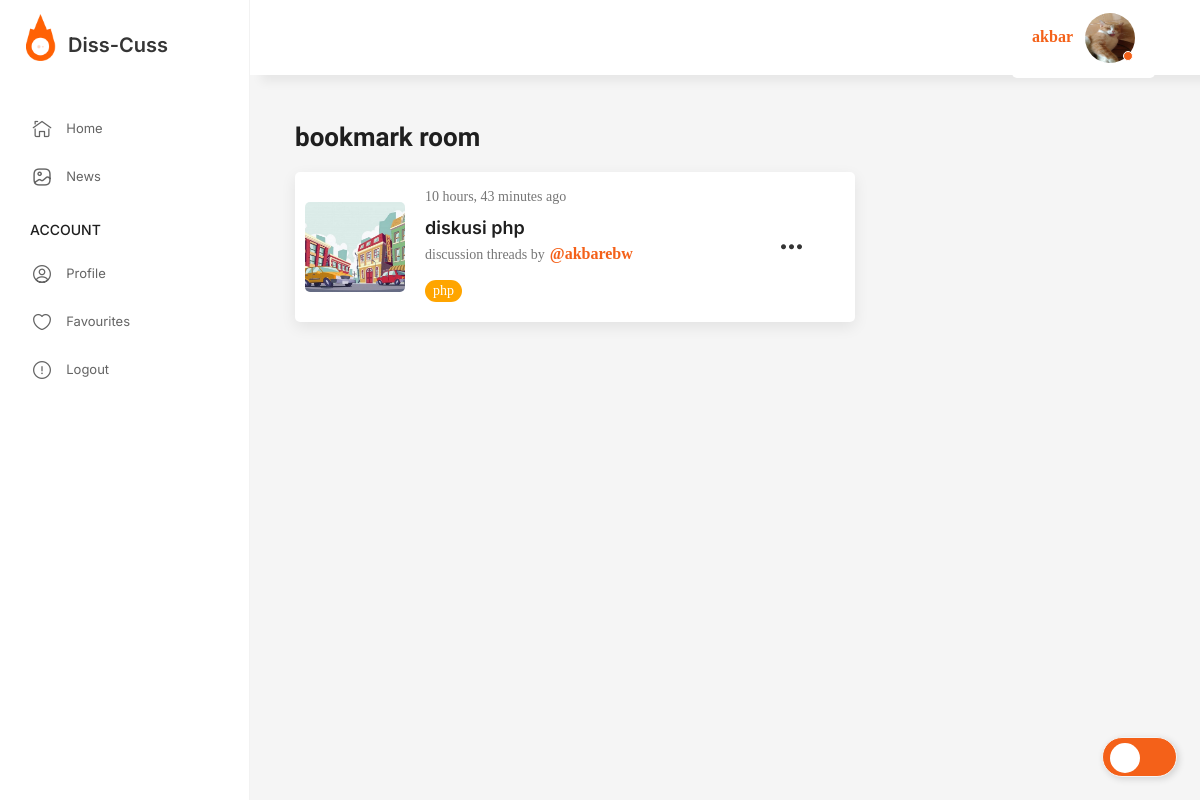
The page /bookmarked/ (signed in) on the database its author committed.
### base/models.py (models this page shows, shortened)
class User(AbstractUser):
    name = models.CharField(max_length=200, null=True)
    email = models.EmailField(unique=True, null=True)
    bio = models.TextField(null=True)
    avatar = models.ImageField(null=True, default="foto.jpg")
    USERNAME_FIELD = 'email'
    REQUIRED_FIELDS = ['username']

class Bookmark(models.Model):
    user = models.ForeignKey(User, on_delete=models.CASCADE)
    room = models.ForeignKey(Room, on_delete=models.CASCADE, null=True, blank=True)
    news = models.ForeignKey(News, on_delete=models.CASCADE, null=True, blank=True)

class Room(models.Model):
    host = models.ForeignKey(User, on_delete=models.SET_NULL, null=True)
    topic = models.ForeignKey(Topic, on_delete=models.SET_NULL, null=True)
    name = models.CharField(max_length=200)
    description = models.TextField(null=True, blank=True)
    participants = models.ManyToManyField(User, related_name='participants', blank=True)
    updated = models.DateTimeField(auto_now=True)
    created = models.DateTimeField(auto_now_add=True)
    class Meta:
        ordering = ['-updated', '-created']

class Topic(models.Model):
    name = models.CharField(max_length=200)

### base/views.py (the view)
# urls.py: path('bookmarked/', views.bookmarked_items, name='bookmarked_items'),
def bookmarked_items(request):
    user = request.user
    bookmarked_rooms = Bookmark.objects.filter(user=user, room__isnull=False)
    bookmarked_news = Bookmark.objects.filter(user=user, news__isnull=False)
    context = {
        'bookmarked_rooms': bookmarked_rooms,
        'bookmarked_news': bookmarked_news,
    }
    return render(request, 'base/pages/bookmarked_items.html', context)

### base/templates/base/pages/bookmarked_items.html
{% extends 'main.html' %}
{% block content %}
    <main class="page-main">
        <div class="uk-grid" data-uk-grid>
            <div class="uk-width-2-3@l">
                <h3 class="uk-text-lead">bookmark room</h3>
                {% for room in bookmarked_rooms %}
                    <div class="game-card --horizontal --small">
                        <div class="game-card --horizontal --small">
                            <div class="game-card__box">
                                <div class="game-card__media">
                                    <a href="{% url 'user-profile' room.room.host.id %}"
                                    ><img src="{{ room.room.host.avatar.url }}" alt="Game Name"
                                    /></a>
                                </div>
                                <div class="game-card__info">
                                    <div class="game-card__discussion">
                                        {{ room.room.created|timesince }} ago
                                    </div>
                                    <a class="game-card__title" href="{% url 'room' room.room_id %}">
                                        {{ room.room.name }}</a
                                    >
                                    <div class="game-card__discussion">
                                        discussion threads by
                                        <b><a href="{% url 'user-profile' room.room.host.id %}">@{{ room.room.host.username }}</a></b>
                                    </div>
                                    <div class="game-card__bottom">
                                        <div class="game-card__platform">
                                            <p class="text-border">{{ room.room.topic.name }}</p>
                                        </div>
                                    </div>
                                </div>
                                <div class="game-card__more">
                                    <a href="{% url 'room' room.room.id %}"><i class="ico_more"></i></a>
                                </div>
                            </div>
                        </div>
                    </div>
                {% endfor %}
            </div>
        </div>
    </main>
{% endblock %}

### templates/main.html (shortened to what this page needs)
<!DOCTYPE html>
{% load static %}
<html lang="en">
<head>
    <link rel="stylesheet" href="{% static 'assets/css/libs.min.css' %}"/>
    <link rel="stylesheet" href="{% static 'assets/css/main.css' %}"/>
</head>
<body class="page-chats">
<input id="toggle" type="checkbox"/>
<div class="page-wrapper">
    <header class="page-header">
        <div class="page-header__inner">
            <div class="page-header__sidebar">
                <div class="page-header__logo">
                    <img src="{% static 'assets/img/logo.png' %}" alt="logo"/><span
                        class="page-header__logo_text"
                >Diss-Cuss</span
                >
                </div>
            </div>
            <div class="page-header__content">
                {% if request.user.is_authenticated %}
                    <div class="user-item --active">
                        <div class="page-header__action">
                            <a href="{% url 'user-profile' user.id %}">{{ request.user.username }}</a>
                        </div>&nbsp;&nbsp;&nbsp;
                        <div class="user-item__avatar">
                            <a href="{% url 'user-profile' user.id %}"><img src="{{request.user.avatar.url}}"
                                                                            alt="user"/></a>
                        </div>
                    </div>
                {% else %}
                    <div class="page-header__action">
                        <a href="{% url 'login' %}">Login</a>
                    </div>
                {% endif %}
            </div>
    </header>
    <div class="page-content">
        <aside class="sidebar is-show" id="sidebar">
            <div class="sidebar-box">
                <ul class="uk-nav">
                    {% if request.user.is_authenticated %}
                        <li>
                            <a href="{% url 'home' %}"><i class="ico_home"></i><span>Home</span></a>
                        </li>
                        <li>
                            <a href="{% url 'news' %}"><i class="ico_gallery"></i><span>News</span></a>
                        </li>
                        <li class="uk-nav-header">Account</li>
                        <li>
                            <a href="{% url 'user-profile' user.id %}"
                            ><i class="ico_profile"></i><span>Profile</span></a
                            >
                        </li>
                        <li>
                            <a href="{% url 'bookmarked_items' %}"
                            ><i class="ico_favourites"></i><span>Favourites</span></a
                            >
                        </li>
                        <li>
                            <a href="{% url 'logout' %}"
                            ><i class="ico_report"></i><span>Logout</span></a
                            >
                        </li>
                    {% endif %}
                </ul>
            </div>
        </aside>
        {% block content %}
        {% endblock %}
    </div>
</body>
</html>

### rows shown on the page
User: user.username "akbar", user.avatar (picture)
Bookmark: room.host.avatar (picture), room.created "10 hours, 43 minutes", room.name "diskusi php", room.host.username "akbarebw", room.topic.name "php"
